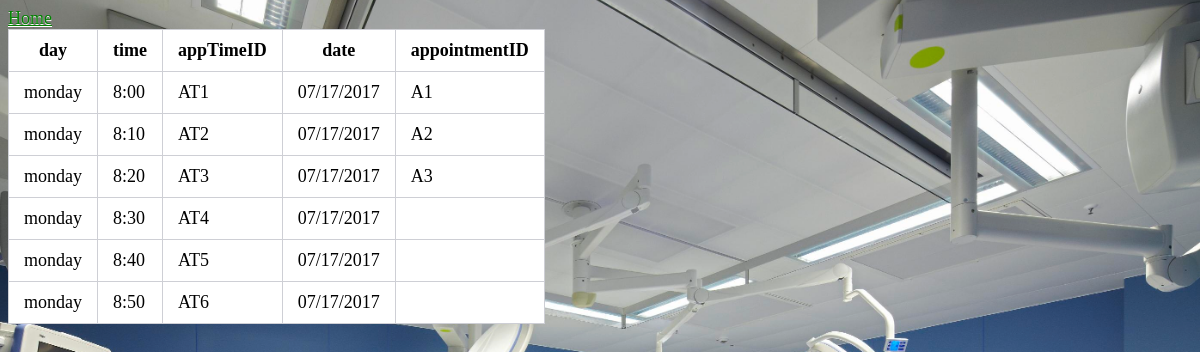
The page /AppointmentTImes.php on the database as committed earlier.
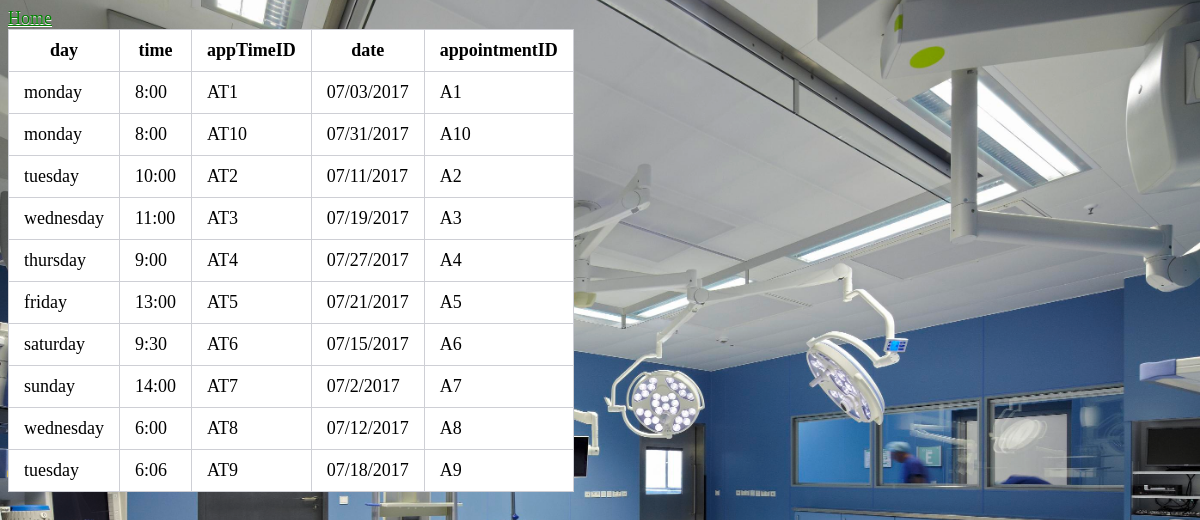
The same page on the database as committed later.
### tables this page shows
CREATE TABLE `appointmenttime` (
  `day` varchar(10) NOT NULL,
  `time` varchar(10) NOT NULL,
  `appTimeID` varchar(10) NOT NULL,
  `date` varchar(20) DEFAULT NULL,
  `appointmentID` varchar(10) DEFAULT NULL
);

### AppointmentTImes.php (the view, shortened to what this page needs)
<!DOCTYPE html>
<html>
<head><link rel="stylesheet" href="style.css" type="text/css"></head>
<a href ="index.html">Home</a>
<body>
	<?php
	include('dbconnect.php');
$query ="SELECT * FROM appointmenttime";
$result = mysqli_query($conn,$query);
echo
"<table>
<tr>
	<th> day</th>
	<th> time</th>
	<th> appTimeID</th>
	<th> date</th>
	<th> appointmentID</th>
</tr>";
if ($result->num_rows > 0) {
while ($row = mysqli_fetch_assoc($result)){
	if ($row)
		echo "<tr><td>".$row["day"]."</td><td>".$row["time"]."</td><td>".$row["appTimeID"]."</td><td>".$row["date"]
	."</td><td>".$row["appointmentID"]."</td></tr>";
}
}
else {
	echo "DIDN'T FIND ANYTHING";
}
echo
"</table>";
?>
</body>
</html>

### style.css (style rules this page uses)
table { border-collapse: collapse; background-color:white; }
th, td { border: 1px solid #cecfd5; padding: 10px 15px; }
body { font-size:18px; text-shadow: 0 1px 0 white; color:black; }
html { background: url("wellnessClinic.jpg") no-repeat center center fixed; -webkit-background-size: cover; -moz-background-size: cover; -o-background-size: cover; background-size: cover; }
a:link { color:green; }

Rows that differ between the two databases and show on the page:
changed appointmenttime "AT1": date "07/17/2017" → "07/03/2017"
added appointmenttime: day "monday", time "8:00", appTimeID "AT10", date "07/31/2017", appointmentID "A10"
changed appointmenttime "AT2": day "monday" → "tuesday"; time "8:10" → "10:00"; date "07/17/2017" → "07/11/2017"
changed appointmenttime "AT3": day "monday" → "wednesday"; time "8:20" → "11:00"; date "07/17/2017" → "07/19/2017"
changed appointmenttime "AT4": day "monday" → "thursday"; time "8:30" → "9:00"; date "07/17/2017" → "07/27/2017"; appointmentID (not shown) → "A4"
changed appointmenttime "AT5": day "monday" → "friday"; time "8:40" → "13:00"; date "07/17/2017" → "07/21/2017"; appointmentID (not shown) → "A5"
changed appointmenttime "AT6": day "monday" → "saturday"; time "8:50" → "9:30"; date "07/17/2017" → "07/15/2017"; appointmentID (not shown) → "A6"
added appointmenttime: day "sunday", time "14:00", appTimeID "AT7", date "07/2/2017", appointmentID "A7"
added appointmenttime: day "wednesday", time "6:00", appTimeID "AT8", date "07/12/2017", appointmentID "A8"
added appointmenttime: day "tuesday", time "6:06", appTimeID "AT9", date "07/18/2017", appointmentID "A9"
